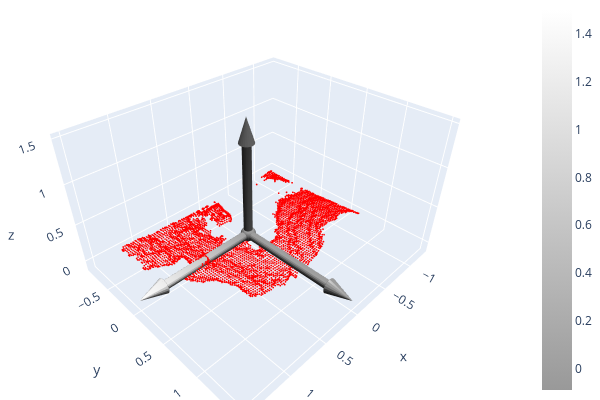

Here is the notebook cell this chart was saved with:
### Code cell
import open3d as o3d
import numpy as np 


pcd = o3d.io.read_point_cloud("point_cloud2.pcd")

# origin of point cloud 
centroid = np.mean(np.asarray(pcd.points), axis=0)

# downsampling 
downsampled_pcd = pcd.voxel_down_sample(voxel_size=0.03)

# alinging point cloud and origin as same 
downsampled_pcd.translate(-centroid)

# Create coordinate axes
axis = o3d.geometry.TriangleMesh.create_coordinate_frame(size=1.5, origin=[0, 0, 0])

# converting point cloud points to numpy 2D array
downsampled_points = np.asarray(downsampled_pcd.points)

# threshold
threshold = 0.08

# Keep only points where Z is approximately 0 (within ±epsilon)
filtered_points = downsampled_points[np.abs(downsampled_points[:, 2]) < threshold]

# Convert back to Open3D point cloud
filtered_pcd = o3d.geometry.PointCloud()
filtered_pcd.points = o3d.utility.Vector3dVector(filtered_points)

# Color the filtered point cloud red
#filtered_pcd.paint_uniform_color([1, 0, 0])

# Visualize the filtered point cloud with axes
o3d.visualization.draw_plotly([filtered_pcd, axis])

### Figure 1 — Plotly figure (JSON) as saved in the notebook; plotly's stock layout.template omitted (floating-point values rounded to 4 significant figures; data arrays with more than 128 entries replaced by an {"elided": "..."} marker saying what was removed)
{"data": [{"marker": {"color": {"elided": "4287x3 float values"}, "size": 1}, "mode": "markers", "type": "scatter3d", "x": {"elided": "4287 float values"}, "y": {"elided": "4287 float values"}, "z": {"elided": "4287 float values"}}, {"colorscale": [[0, "rgb(153, 153, 153)"], [1, "rgb(255,255,255)"]], "flatshading": true, "i": {"elided": "2240 int values"}, "intensity": {"elided": "1134 float values"}, "j": {"elided": "2240 int values"}, "k": {"elided": "2240 int values"}, "lighting": {"ambient": 0.18, "diffuse": 1, "facenormalsepsilon": 1e-15, "fresnel": 0.1, "roughness": 0.05, "specular": 1, "vertexnormalsepsilon": 1e-15}, "lightposition": {"x": 100, "y": 200, "z": 0}, "type": "mesh3d", "x": {"elided": "1134 float values"}, "y": {"elided": "1134 float values"}, "z": {"elided": "1134 float values"}}], "layout": {"height": 400, "margin": {"b": 0, "l": 0, "r": 0, "t": 0}, "scene": {"camera": {"center": {"x": 0, "y": 0, "z": 0}, "up": {"x": 0, "y": 0, "z": 1}}}, "showlegend": false, "width": 600}}
